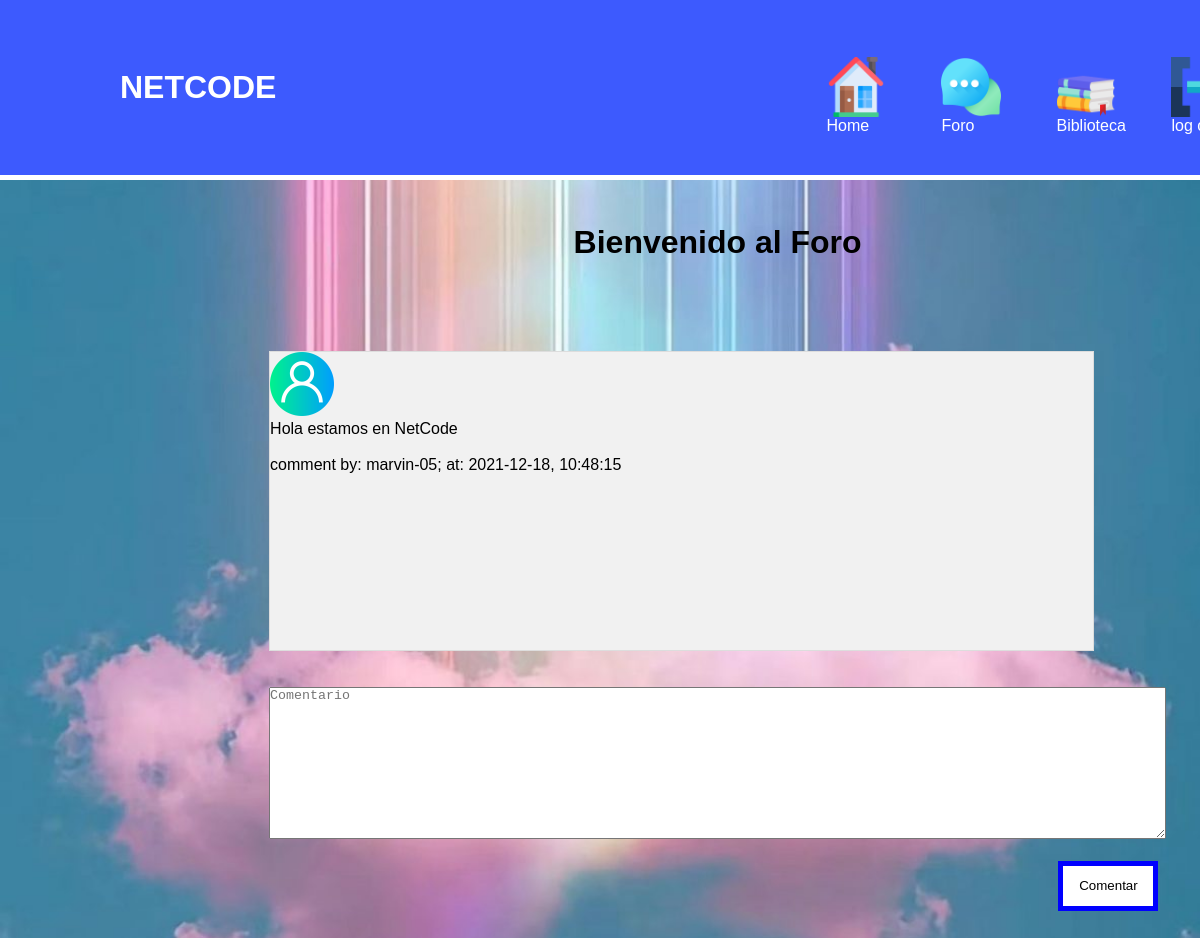
The page /foro (signed in) on the database its author committed.
### tables this page shows
CREATE TABLE 'ForoComentarios' ('Id' integer PRIMARY KEY NOT NULL, 'User_Id' integer NOT NULL, 'Comment' text NOT NULL, 'Date' date DEFAULT CURRENT_DATE, 'Time' time DEFAULT CURRENT_TIME);

CREATE TABLE 'Info_Usuario' ('Id' integer PRIMARY KEY AUTOINCREMENT NOT NULL, 'Name' text NOT NULL, 'NickName' text NOT NULL, 'EmailAddres' text NOT NULL, 'Password' text NOT NULL, 'admin' smallint DEFAULT 0);

### application.py (the view)
@app.route("/foro", methods=["GET", "POST"])
@login_required
def foro():
    if request.method == 'POST':
        if not request.form.get("comentario"):
            return "no puede generar un comentario vacio"
        comment = request.form.get("comentario")
        conn = connect()
        cursor = conn.cursor()
        cursor.execute("INSERT INTO ForoComentarios (User_Id, Comment) \
                        values (:user, :comentario)",
                        {'user':session["user_id"], 'comentario':comment})
        conn.commit()
        conn.close()
        return redirect("/foro")
    else:
        conn = connect()
        cursor = conn.cursor()
        comentarios = cursor.execute("select ForoComentarios.Id, ForoComentarios.Comment, ForoComentarios.Date, \
                                    ForoComentarios.Time, Info_Usuario.NickName from ForoComentarios \
                                    inner join Info_Usuario \
                                    on Info_Usuario.Id=ForoComentarios.User_Id")
        ids = []
        nicks = []
        comments = []
        dates = []
        times = []
        count = 0
        for r in comentarios:
            ids.append(r[0])
            nicks.append(r[4])
            comments.append(r[1])
            dates.append(r[2])
            times.append(r[3])
            count = int(count + 1)
        return render_template("Foro.html", results=count, name=nicks, date=dates, time=times, comentario=comments)

### dataRequest.py (called while the page is built)
def connect():
    try:
        conn = sqlite3.connect('Users.db')
        return conn
    except Error:
        print(Error)
        sys.exit() # Cerramos el sistema

def login_required(f):
    @wraps(f)
    def decorated_function(*args, **kwargs):
        if session.get("user_id") is None:
            return redirect("/login")
        return f(*args, **kwargs)
    return decorated_function

### templates/Foro.html (shortened to what this page needs)
 <!DOCTYPE html>
<html lang="en">
<head>
    <link rel="stylesheet" href="../static/css/cursos.css">
    <link href="../static/css/styles-foro.css" type = "text/css" rel="stylesheet"/>
</head>
<header>
            <div class="icons-enlaces">
                <ul>
                    <div class="text">
                        <h1>NETCODE</h1>
                    </div>
                    <div class="image-icon">
                        <li><a href="/admin"> <img src="../static/img/home.png" alt="homeicon"> Home</a></li>
                    </div>
                    <div class="image-icon">
                        <li><a href="#"><img src="../static/img/chat.png" alt="homeicon">Foro</a></li>
                    </div>
                    <div class="image-icon">
                        <li><a href="/Almacen/4"> <img src="../static/img/book.png" alt="bibliotecaicon"> Biblioteca</a></li>
                    </div>
                    <div class="image-icon">
                        <li><a href="/logout"><img src="../static/img/logout.png" alt="logout">log out</a></li>
                    </div>
                </ul>
            </div>
</header>
<body>
    <form action="/foro" method="post">
        <div class="container">
            <div class="rows_comentarios justify-content-center">
                <div class="col-6">
                    <h1> Bienvenido al Foro</h1>
                    <div id="global">
                        {% for i in range(results) %}
                            <div id="mensajes">
                                <img src="../static/img/usericon.png" width="64" height="64" alt="">
                                <p>
                                    {{comentario[loop.index - 1]}} <br><br>
                                    comment by: {{name[loop.index - 1]}}; at: <span>{{date[loop.index - 1]}}, {{time[loop.index - 1]}}</span> <br>
                                </p>
                            </div>
                            <br><br>
                        {% endfor %}
                    </div>
                    <br><br>
                    <textarea class="form-control" name="comentario" cols="110"  rows="10" placeholder="Comentario"></textarea> <br><br>
                    <button class="btn" type=submit>Comentar</button> <br><br><br>
                </div>
            </div>
        </div>
</body>
</html>

### static/css/cursos.css (style rules this page uses)
* { margin: 0; padding: 0; box-sizing: border-box; }
header { background-color: #3d5afe; position: fixed; width:100%; height: 19%; display: flex; justify-content: space-between; align-items: center; border-style: solid; border-color: #FFF; border-width: 0px 0px 5px 0px; margin-bottom: 19%; z-index: 1000; }
.icons-enlaces { display: flex; z-index: 1; }
header .icons-enlaces ul { display:flex; justify-content: center; align-items: center; }
header .icons-enlaces ul .text h1 { float: right; font-family: 'M PLUS Code Latin', sans-serif; text-align: center; margin-left: 120px; margin-right: 550px; color: #FFF; }
header .icons-enlaces ul .image-icon li { List-style: none; font-family: 'M PLUS Code Latin', sans-serif; }
header .icons-enlaces ul .image-icon li a { margin-left: 100px; text-decoration: none; padding: 6px 15px; color: #FFF; border-radius: 20px; justify-content: center; align-items: center; height: 100%; }
header .icons-enlaces ul .image-icon li a:link { text-decoration: none; }
header .icons-enlaces .image-icon li a img { display:flex; justify-content: space-between; align-items: center; width: 60px; height: 60px; cursor:pointer; }
body { background-color:#1c0522; color:#FFF; overflow-x: hidden; }
#global { height: 400px; width: 800px; border: 1px solid #ddd; overflow-y: scroll; }

### static/css/styles-foro.css (style rules this page uses)
body { background:#f2f2f2; font-family:sans-serif; display: flex; background-image: url("/static/img/rainbow.jpg"); background-size: cover; background-repeat: no-repeat; background-position: center center; color:black; }
body .container { width: 100%; display: flex; postion: absolute; margin-top: 15%; margin-left: 30%; }
h1 { margin-left: 0%; text-align: center; margin-bottom:10%; margin-top: 10%; }
.btn { margin-left: 88%; border: 5px solid blue; background: #FFF; width:100px; height:50px; }
#global { height: 300px; width: 825px; border: 1px solid #ddd; background: #f1f1f1; overflow-y: scroll; }
#mensajes { height: auto; }

### rows shown on the page
ForoComentarios: Comment "Hola estamos en NetCode", Date "2021-12-18", Time "10:48:15"
Info_Usuario: NickName "marvin-05"
